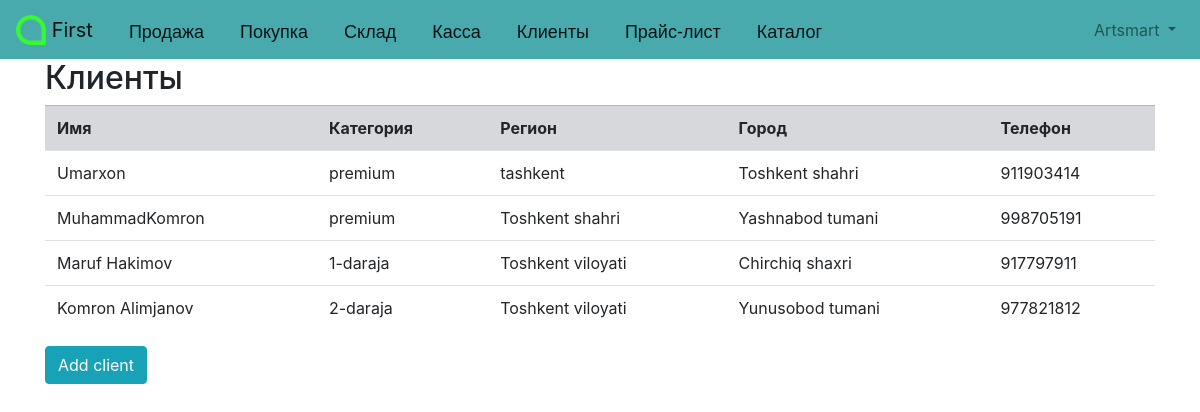
The page /clients/client (signed in) on the database its author committed.
### accounts/models.py (models this page shows)
class CustomUser(AbstractUser):
    age = models.PositiveIntegerField(null=True, blank=True)

### clients/models.py (models this page shows, shortened)
class Client(models.Model):
    name = models.CharField(max_length=155)
    category = models.CharField(max_length=155, default='premium')
    region = models.CharField(max_length=155, default='tashkent')
    city = models.CharField(max_length=155)
    phone = models.CharField(max_length=155)
    photo = models.ImageField(upload_to='images/', blank=True)
    date = models.DateTimeField(auto_now_add=True)
    author = models.ForeignKey(
        get_user_model(),
        on_delete=models.CASCADE,
    )

### clients/views.py (the view)
# urls.py: path('client', ClientView.as_view(), name="client_list"),
class ClientView(LoginRequiredMixin, ListView):
    model = Client
    template_name = 'client_list.html'

### templates/client_list.html (shortened to what this page needs)
{% extends 'base.html' %}
{% block content %}
    <h2>Клиенты</h2>
  <table class="table">
      <tr class="table-secondary">
          <th>Имя</th>
          <th>Категория</th>
          <th>Регион</th>
          <th>Город</th>
          <th>Телефон</th>
      </tr>
  {% for client in object_list %}
  <tr>
        <td>{{ client.name }}</td>
        <td>{{ client.category }}</td>
        <td>{{ client.region }} </td>
        <td>{{ client.city }} </td>
        <td>{{ client.phone }} </td>
  </tr>
  {% endfor %}
</table>
<p><a class="btn btn-info" href="{% url 'client_new' %}" role="button">Add client</a></p>
{% endblock content %}

### templates/base.html (shortened to what this page needs)
{% load static %}
<!DOCTYPE html>
<html lang="en">
<head>
    <link rel="stylesheet" href="https://cdn.jsdelivr.net/npm/bootstrap@4.5.3/dist/css/bootstrap.min.css">
</head>
    <body>
        <nav class="navbar navbar-expand-lg navbar-light sticky-top" style="background-color: #48AAAD" id="bosh" >
            <a class="navbar-brand" href="/">
                <img src="/static/artel.png" width="30" height="30" class="d-inline-block align-top" alt="">
                First
            </a>
            <a class="navbar-brand" id="knopka" href="{% url 'sales'%}">Продажа</a>
            <a class="navbar-brand" id="knopka" href="{% url 'purchases'%}">Покупка</a>
            <a class="navbar-brand" id="knopka" href="{% url 'stock'%}">Склад</a>
            <a class="navbar-brand" id="knopka" href="{% url 'cash_register'%}">Касса</a>
            <a class="navbar-brand" id="knopka" href="{% url 'client_list'%}">Клиенты</a>
            <a class="navbar-brand" id="knopka" href="{% url 'price_list'%}">Прайс-лист</a>
            <a class="navbar-brand" id="knopka" href="{% url 'product_catalog'%}">Каталог</a>
            <div class="collapse navbar-collapse" id="navbarSupportedContent">
                {% if user.is_authenticated %}
                    <ul class="navbar-nav ml-auto">
                        <li class="nav-item">
                            <a class="nav-link dropdown-toggle" href="#"
                                id="navbarDropdown" role="button" data-toggle="dropdown"
                                aria-haspopup="true" aria-expanded="false">
                                {{ user.username | title }}
                            </a>
                        </li>
                    </ul>
                {% else %}
                    <form class="form-inline ml-auto">
                        <a href="{% url 'login' %}" class="btn btn-outline-light">Kirish</a>
                        <a href="{% url 'signup' %}" class="btn btn-primary ml-2">Ro'yxatdan o'tish</a>
                    </form>
                {% endif %}
            </div>
        </nav>
        <main>
        <div class="container">
            {% block content %}
            {% endblock content %}
        </div>
        </main>
    </body>
</html>

### templates/base.html (style rules this page uses)
#knopka { margin-top: 6; padding-left: 20; font-family: arial; font-size: 18px; }

### rows shown on the page
CustomUser: username "Artsmart"
Client: name "Umarxon", category "premium", region "tashkent", city "Toshkent shahri", phone "911903414"
Client: name "MuhammadKomron", category "premium", region "Toshkent shahri", city "Yashnabod tumani", phone "998705191"
Client: name "Maruf Hakimov", category "1-daraja", region "Toshkent viloyati", city "Chirchiq shaxri", phone "917797911"
Client: name "Komron Alimjanov", category "2-daraja", region "Toshkent viloyati", city "Yunusobod tumani", phone "977821812"
